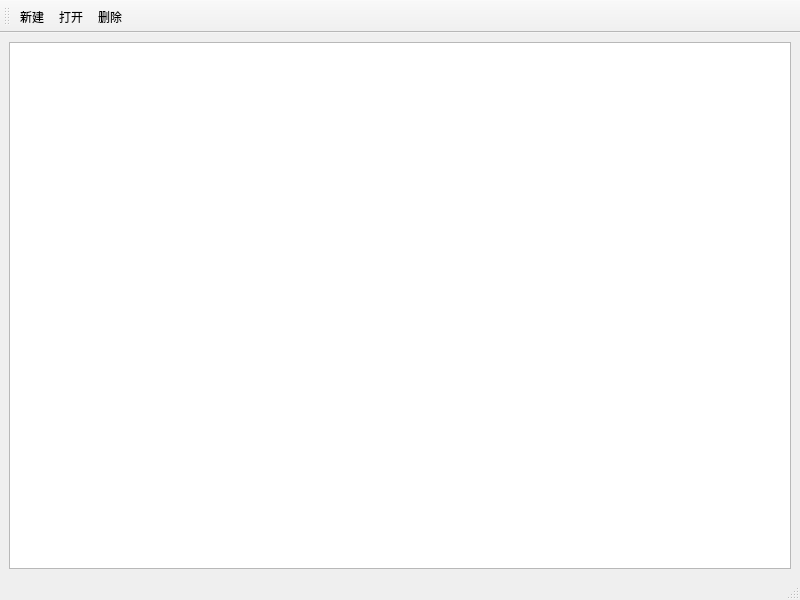
<?xml version="1.0" encoding="UTF-8"?>
<ui version="4.0">
 <class>MainWindow</class>
 <widget class="QMainWindow" name="MainWindow">
  <property name="geometry">
   <rect>
    <x>0</x>
    <y>0</y>
    <width>800</width>
    <height>600</height>
   </rect>
  </property>
  <property name="windowTitle">
   <string>科室设置</string>
  </property>
  <widget class="QWidget" name="centralwidget">
   <layout class="QGridLayout" name="gridLayout">
    <item row="0" column="0">
     <widget class="QTableWidget" name="tableWidget"/>
    </item>
   </layout>
  </widget>
  <widget class="QMenuBar" name="menubar">
   <property name="geometry">
    <rect>
     <x>0</x>
     <y>0</y>
     <width>800</width>
     <height>24</height>
    </rect>
   </property>
  </widget>
  <widget class="QStatusBar" name="statusbar"/>
  <widget class="QToolBar" name="toolBar">
   <property name="windowTitle">
    <string>toolBar</string>
   </property>
   <property name="toolButtonStyle">
    <enum>Qt::ToolButtonTextBesideIcon</enum>
   </property>
   <attribute name="toolBarArea">
    <enum>TopToolBarArea</enum>
   </attribute>
   <attribute name="toolBarBreak">
    <bool>false</bool>
   </attribute>
   <addaction name="action_new"/>
   <addaction name="action_open"/>
   <addaction name="action_delete"/>
  </widget>
  <action name="action_new">
   <property name="icon">
    <iconset resource="res.qrc">
     <normaloff>:/icon/icon/edit_add.ico</normaloff>:/icon/icon/edit_add.ico</iconset>
   </property>
   <property name="text">
    <string>新建</string>
   </property>
  </action>
  <action name="action_open">
   <property name="icon">
    <iconset resource="res.qrc">
     <normaloff>:/icon/icon/folder.ico</normaloff>:/icon/icon/folder.ico</iconset>
   </property>
   <property name="text">
    <string>打开</string>
   </property>
  </action>
  <action name="action_delete">
   <property name="icon">
    <iconset resource="res.qrc">
     <normaloff>:/icon/icon/button_cancel.ico</normaloff>:/icon/icon/button_cancel.ico</iconset>
   </property>
   <property name="text">
    <string>删除</string>
   </property>
  </action>
 </widget>
 <resources>
  <include location="res.qrc"/>
 </resources>
 <connections/>
</ui>
